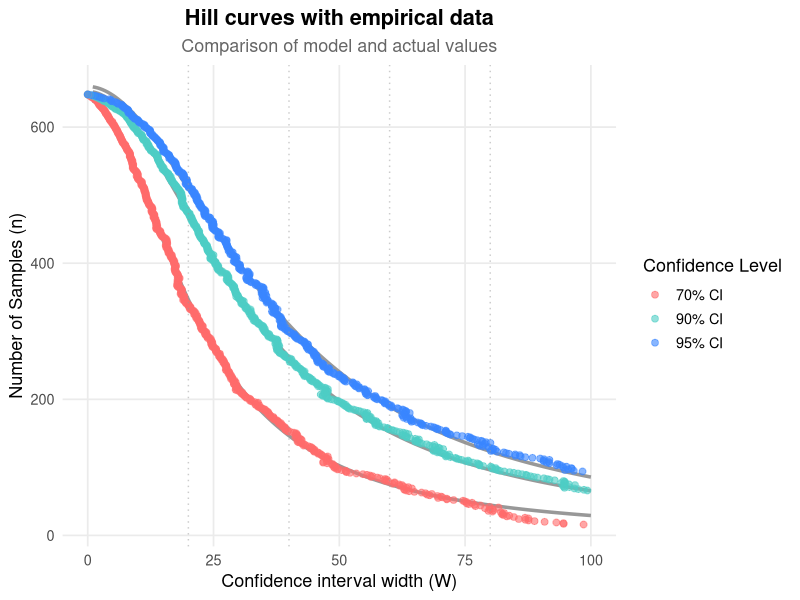
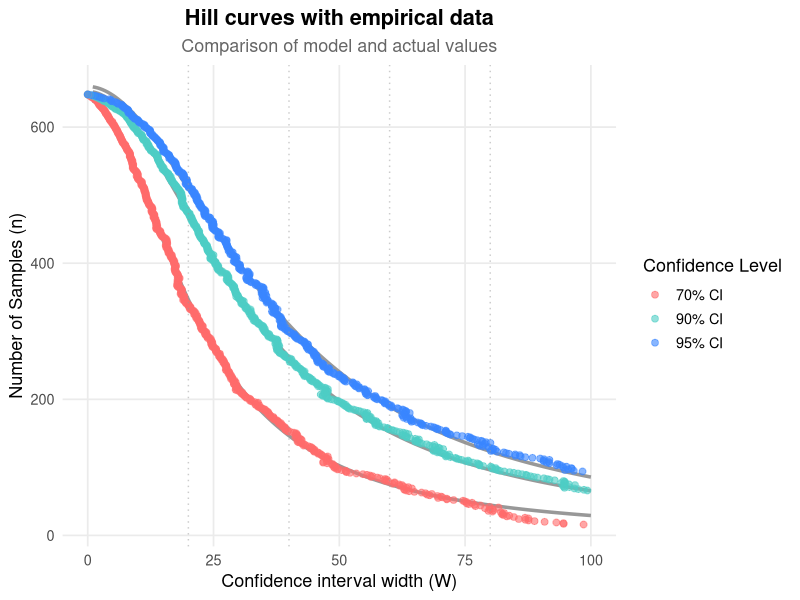

Here is the R script that generated these plots, in order:
# В рабочей директории должен быть файл sample.csv , в котором выборка идет столбцом. 
# The working directory must contain a file sample.csv with data in a single column
# При этом первая ячейка – название столбца «x», знак десятичной дроби – точка.
# The first cell should be column name "x", with decimal point as separator
# Основной результат скрипта - это расчёт количества проб которые необходимо 
# The main script output is calculating the number of samples required
# собрать и обработать для получения результата с известной точностью. 
# to obtain results with known precision
# Результат записывается в файл в рабочую директорию как "Number of sumples.txt"
# Results are saved to "Number of samples.txt" in the working directory

# Шаг 1: Загрузка таблицы из файла sample.csv
# Step 1: Load data from sample.csv
data <- read.csv("sample.csv")

# Шаг 2: Вычисление среднего значения от data
# Step 2: Calculate mean of data
a <- mean(data[[1]], na.rm = TRUE)  # Если data - это датафрейм с одним столбцом
# If data is a single-column dataframe

# Шаг 3: Создание таблицы с 1000 перемешанными столбцами
# Step 3: Create table with 1000 shuffled columns
n_rows <- nrow(data)  # Количество строк в исходных данных
# Number of rows in original data
n_cols <- 1000        # Количество новых столбцов
# Number of new columns
# Создаем новую таблицу (каждый столбец - случайная перестановка исходных данных)
# Create new table (each column is random permutation of original data)
random_data <- as.data.frame(
  replicate(n_cols, sample(data[[1]], size = n_rows, replace = FALSE))
)
# Даем столбцам имена col_1, col_2, ..., col_1000
# Name columns as col_1, col_2, ..., col_1000
colnames(random_data) <- paste0("col_", 1:n_cols)

# Шаг 4: Создание таблицы накопления средних
# Step 4: Create cumulative means table
# Создаем таблицу с накопленными средними
# Create table with cumulative means
cumulative_means <- as.data.frame(
  lapply(random_data, function(col) {
    cumsum(col) / seq_along(col)
  })
)

# Сохраняем имена столбцов
# Keep column names
colnames(cumulative_means) <- colnames(random_data)

# Просмотр первых строк результата
# View first rows of results
# head(cumulative_means)

# Шаг5 Расчет перцентилей для трех уровней значимости
# Step 5: Calculate percentiles for three confidence levels
# В качестве аргумента k были указаны значения 0.15 (нижняя граница) и 0.85 (верхняя граница) для 70% вероятности; 
# Using k values 0.15 (lower bound) and 0.85 (upper bound) for 70% probability
# 0.05 и 0.95 для 90% вероятности; 0.025 и 0.975 для 95% вероятности. 
# 0.05 and 0.95 for 90% probability; 0.025 and 0.975 for 95% probability

# для 70% вероятности
# for 70% probability
# Создаем таблицу percentil70 с перцентилями
# Create percentil70 table with percentiles
percentil70 <- data.frame(
  p15 = apply(cumulative_means, 1, quantile, probs = 0.15, na.rm = TRUE),
  p85 = apply(cumulative_means, 1, quantile, probs = 0.85, na.rm = TRUE)
)
# Добавляем новый столбец с расчетом (p85 - p15)/a
# Add new column with (p85 - p15)/a calculation
percentil70$normalized_range <- (percentil70$p85 - percentil70$p15) / a * 100


# для 90% вероятности
# for 90% probability
# Создаем таблицу percentil90 с перцентилями
# Create percentil90 table with percentiles
percentil90 <- data.frame(
  p05 = apply(cumulative_means, 1, quantile, probs = 0.05, na.rm = TRUE),
  p95 = apply(cumulative_means, 1, quantile, probs = 0.95, na.rm = TRUE)
)
# Добавляем новый столбец с расчетом (p95 - p05)/a
# Add new column with (p95 - p05)/a calculation
percentil90$normalized_range <- (percentil90$p95 - percentil90$p05) / a * 100

# для 95% вероятности
# for 95% probability
# Создаем таблицу percentil90 с перцентилями
# Create percentil95 table with percentiles
percentil95 <- data.frame(
  p025 = apply(cumulative_means, 1, quantile, probs = 0.025, na.rm = TRUE),
  p975 = apply(cumulative_means, 1, quantile, probs = 0.975, na.rm = TRUE)
)
# Добавляем новый столбец с расчетом (p975 - p025)/a
# Add new column with (p975 - p025)/a calculation
percentil95$normalized_range <- (percentil95$p975 - percentil95$p025) / a *100

# Создаем объединенную таблицу с шириной интервалов
# Create combined table with interval widths
intervals70_90_95 <- data.frame(
  row_num = 1:nrow(percentil70),  # Номера строк
  # Row numbers
  
  # Из таблицы percentil70 берем последний столбец
  # Take last column from percentil70
  norm_range_70 = percentil70[[ncol(percentil70)]],
  
  # Из таблицы percentil90 берем последний столбец
  # Take last column from percentil90
  norm_range_90 = percentil90[[ncol(percentil90)]],
  
  # Предполагая, что у нас есть аналогичная percentil95
  # Assuming we have similar percentil95
  norm_range_95 = percentil95[[ncol(percentil95)]]
)

#Удаляем 5 первых строк!!!
# Remove first 5 rows!!!
intervals70_90_95 <- intervals70_90_95[-(1:5), ]

# Проверяем структуру
# Check structure
str(intervals70_90_95)
# Выводим первые 10 строк
# Show first 10 rows
head(intervals70_90_95, 10)

# [Previous code remains unchanged until "Далее собственно регрессия"]

#
# Далее собственно регрессия (модифицированная версия)
# Actual regression (modified version)
#

library(ggplot2)
library(dplyr)

# Функция для подбора уравнения Хилла с 3 параметрами
# Function for 3-parameter Hill equation fitting
fit_hill_3param <- function(x, y) {
  start_values <- list(
    top = max(y),
    EC50 = median(x),
    n = 1
  )
  
  hill_func <- function(x, top, EC50, n) {
    top / (1 + (EC50/x)^n)
  }
  
  nls(
    y ~ hill_func(x, top, EC50, n),
    start = start_values,
    control = nls.control(maxiter = 500, warnOnly = TRUE)
  )
}

# Функция для расчета R²
# Function for R² calculation
calculate_r_squared <- function(model, x, y) {
  predicted <- predict(model, newdata = data.frame(x = x))
  ss_total <- sum((y - mean(y))^2)
  ss_residual <- sum((y - predicted)^2)
  1 - (ss_residual/ss_total)
}

# Подготовка данных
# Data preparation
data <- intervals70_90_95
n_rows <- nrow(data)

# Создаем список для хранения моделей и их параметров
# Create list to store models and their parameters
results <- list()

# Анализ для каждого доверительного интервала
# Analysis for each confidence interval
for (col in c("norm_range_70", "norm_range_90", "norm_range_95")) {
  # Фильтруем данные (убираем NA если есть)
  # Filter data (remove NA if present)
  clean_data <- data.frame(
    x = data[[col]],
    y = data$row_num
  ) %>% na.omit()
  
  # Подгоняем модель
  # Fit model
  model <- fit_hill_3param(clean_data$x, clean_data$y)
  
  # Рассчитываем R² и AIC
  # Calculate R² and AIC
  r_squared <- calculate_r_squared(model, clean_data$x, clean_data$y)
  aic_value <- AIC(model)
  
  # Сохраняем результаты
  # Save results
  params <- coef(model)
  results[[col]] <- list(
    model = model,
    params = params,
    r_squared = r_squared,
    aic = aic_value,
    equation = sprintf("y = %.2f / (1 + (%.2f/x)^%.2f)", params["top"], params["EC50"], params["n"])
  )
}

# Создаем таблицу с параметрами всех моделей
# Create table with all model parameters
model_summary <- data.frame(
  Model = names(results),
  top = sapply(results, function(x) x$params["top"]),
  EC50 = sapply(results, function(x) x$params["EC50"]),
  n = sapply(results, function(x) x$params["n"]),
  R_squared = sapply(results, function(x) x$r_squared),
  AIC = sapply(results, function(x) x$aic),
  Equation = sapply(results, function(x) x$equation),
  row.names = NULL
)

# Сохраняем параметры моделей в файл
# Save model parameters to file
write.table(
  model_summary,
  file = "hill_models_summary.txt",
  sep = "\t",
  row.names = FALSE,
  quote = FALSE
)

# Красиво выводим таблицу в консоль
# Print formatted table to console
cat("\nРезультаты моделирования:\n")
cat("Modeling results:\n")
cat("-----------------------------------------\n")
print(model_summary)
cat("-----------------------------------------\n")

# Сохраняем таблицу в хорошо оформленный текстовый файл
# Save table to well-formatted text file
sink("hill_models_summary_formatted.txt")

cat("Параметры моделей Хилла с коэффициентами детерминации и AIC\n")
cat("Hill model parameters with R-squared and AIC\n")
cat("=========================================\n\n")

for(i in 1:nrow(model_summary)) {
  cat("Модель: ", model_summary$Model[i], "\n")
  cat("Model: ", model_summary$Model[i], "\n")
  cat("-----------------------------------------\n")
  cat("Верхняя асимптота (top):    ", round(model_summary$top[i], 4), "\n")
  cat("Upper asymptote (top):      ", round(model_summary$top[i], 4), "\n")
  cat("Точка полунасыщения (EC50): ", round(model_summary$EC50[i], 4), "\n")
  cat("Half-saturation point (EC50):", round(model_summary$EC50[i], 4), "\n")
  cat("Коэффициент наклона (n):   ", round(model_summary$n[i], 4), "\n")
  cat("Slope coefficient (n):     ", round(model_summary$n[i], 4), "\n")
  cat("R-квадрат:                 ", round(model_summary$R_squared[i], 4), "\n")
  cat("R-squared:                ", round(model_summary$R_squared[i], 4), "\n")
  cat("AIC:                       ", round(model_summary$AIC[i], 2), "\n")
  cat("AIC:                      ", round(model_summary$AIC[i], 2), "\n")
  cat("Уравнение модели:          ", model_summary$Equation[i], "\n\n")
  cat("Model equation:           ", model_summary$Equation[i], "\n\n")
}

cat("Примечание:\n")
cat("Notes:\n")
cat("- top: максимальное значение y (верхняя асимптота)\n")
cat("- top: maximum y value (upper asymptote)\n")
cat("- EC50: значение x, при котором достигается половина от top\n")
cat("- EC50: x value where half of top is reached\n")
cat("- n: коэффициент наклона кривой\n")
cat("- n: curve slope coefficient\n")
cat("- R-квадрат: доля объясненной дисперсии (0-1)\n")
cat("- R-squared: explained variance proportion (0-1)\n")
cat("- AIC: информационный критерий Акаике (чем меньше, тем лучше)\n")
cat("- AIC: Akaike Information Criterion (lower is better)\n")

sink()

# [Rest of the code remains unchanged]

# Показываем сообщение о сохранении
# Show save message
cat("\nТаблица параметров сохранена в файлы:\n")
cat("Parameter table saved to files:\n")
cat("- hill_models_summary.txt (табличный формат)\n")
cat("- hill_models_summary.txt (table format)\n")
cat("- hill_models_summary_formatted.txt (форматированный вариант)\n")
cat("- hill_models_summary_formatted.txt (formatted version)\n")

#
# Осталось расчитать значения количество проб для нужных дов интервалов и нарисовать график
# Need to calculate number of samples for required confidence intervals and plot graph
#

# Определяем количество проб
# Determine number of samples
# Создаем models из model_summary
# Create models from model_summary
models <- lapply(1:nrow(model_summary), function(i) {
  list(
    coefficients = c(
      top = model_summary$top[i],
      EC50 = model_summary$EC50[i],
      n = model_summary$n[i]
    ),
    formula = model_summary$Equation[i]
  )
})
names(models) <- model_summary$Model

# Функция для расчета y
# Function to calculate y
calculate_y <- function(model, x) {
  with(as.list(model$coefficients), {
    top / (1 + (EC50/x)^n)
  })
}

# Рассчитываем значения для x = 20, 30, 40, 50, 60
# Calculate values for x = 20, 30, 40, 50, 60
x_values <- c(20, 30, 40, 50, 60)
results <- sapply(models, function(model) {
  round(calculate_y(model, x_values), 2)
})
rownames(results) <- paste0("x=", x_values)

# Округляем все значения до целых
# Round all values to integers
results_rounded <- round(results)

# Выводим результат
# Print results
print(results_rounded)

# Сохраняем таблицу в txt файл
# Save table to txt file
sink("Number of sumples.txt")
cat("Результаты расчетов (округленные до целых)\n")
cat("Calculation results (rounded to integers)\n")
cat("=========================================\n")
cat("Дата: ", format(Sys.time(), "%Y-%m-%d %H:%M"), "\n\n")
cat("Date: ", format(Sys.time(), "%Y-%m-%d %H:%M"), "\n\n")
print(results_rounded, right = FALSE, row.names = FALSE)
cat("\nПримечание:\n")
cat("\nNotes:\n")
cat("- Все значения округлены до целых чисел\n")
cat("- All values rounded to integers\n")
cat("- Расчеты выполнены по уравнению Хилла\n")
cat("- Calculations based on Hill equation\n")
cat("- x - ширина доверительного интервала в % с среднему\n")
cat("- x - confidence interval width as % of mean\n")
sink()

# Создаем график
# Create plot
library(ggplot2)
library(dplyr)
library(tidyr)

# 1. Определяем функцию hill_curve
# 1. Define hill_curve function
hill_curve <- function(x, top, EC50, n) {
  top / (1 + (EC50/x)^n)
}

# 1. Подготовка данных для кривых моделей
# 1. Prepare data for model curves
plot_data <- data.frame()
for (i in 1:nrow(model_summary)) {
  model <- model_summary[i, ]
  x_values <- seq(1, 100, length.out = 200)  # Ограничиваем x до 100
  # Limit x to 100
  y_values <- hill_curve(x_values, model$top, model$EC50, model$n)
  
  plot_data <- rbind(plot_data, data.frame(
    x = x_values,
    y = y_values,
    Model = model$Model,
    Equation = model$Equation
  ))
}

# 2. Подготовка точек из intervals70_90_95
# 2. Prepare points from intervals70_90_95
points_data <- intervals70_90_95 %>%
  pivot_longer(
    cols = starts_with("norm_range"),
    names_to = "Model",
    values_to = "W"
  ) %>%
  mutate(
    Model = gsub("norm_range_", "", Model),
    n = row_num
  ) %>%
  filter(W <= 100)  # Фильтруем точки, чтобы W не превышало 100
# Filter points where W doesn't exceed 100

# 3. Построение графика
# 3. Plot creation

ggplot() +
  # Кривые моделей
  geom_line(data = plot_data, 
            aes(x = x, y = y, color = Model),
            linewidth = 1.2, alpha = 0.8) +
  
  # Точки из данных - используем ТОЛЬКО color для единообразия
  geom_point(data = points_data,
             aes(x = W, y = n, color = Model),
             size = 2.0, alpha = 0.6) +
  
  coord_cartesian(xlim = c(0, 100)) +
  
  labs(
    title = "Hill curves with empirical data",
    subtitle = "Comparison of model and actual values",
    x = "Confidence interval width (W)", 
    y = "Number of Samples (n)",
    color = "Confidence Level"  # Единое название для легенды
  ) +
  scale_color_manual(
    values = c("70" = "#FF6B6B", "90" = "#4ECDC4", "95" = "#3A86FF"),
    labels = c("70% CI", "90% CI", "95% CI")
  ) +
  theme_minimal(base_size = 13) +
  theme(
    legend.position = "right",
    plot.title = element_text(face = "bold", hjust = 0.5),
    plot.subtitle = element_text(hjust = 0.5, color = "gray40"),
    panel.grid.minor = element_blank()
  ) +
  geom_vline(xintercept = seq(20, 80, by = 20), 
             linetype = "dotted", 
             color = "gray60",
             alpha = 0.5)

# Сохраняем график
# Save plot
ggsave("combined_hill_plot.png", width = 11, height = 7, dpi = 300, bg = "white")

# Выводим результат
# Print results
print(model_summary)
print(results_rounded)
